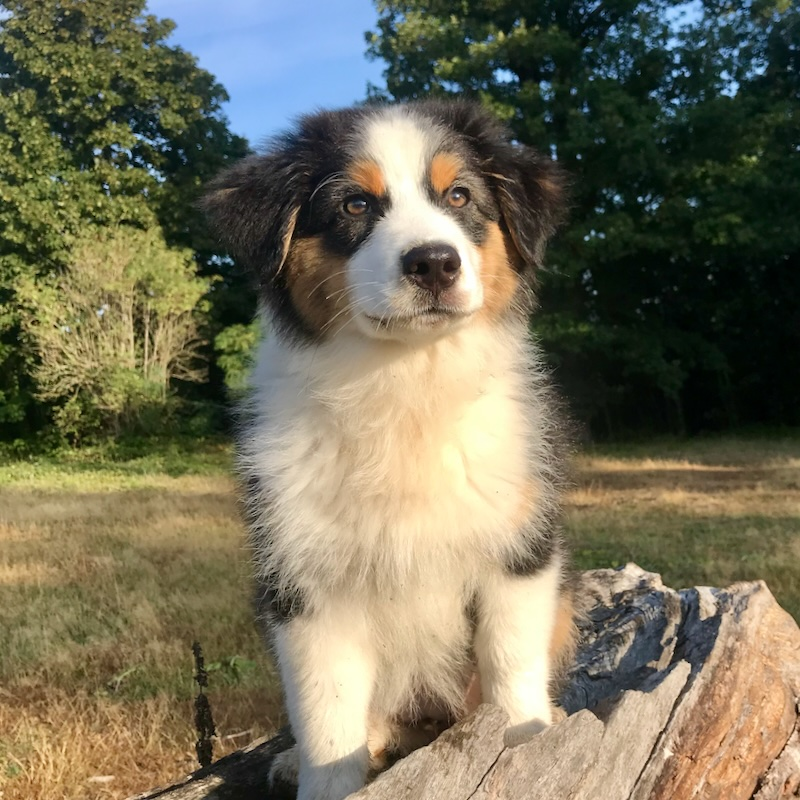
#> input picture archive/legacy_test_tools/img/pashmina.jpg, 800 x 800 px
$ python jpeg_upsample_detector.py --image ../legacy_test_tools/img/pashmina.jpg
#> lines starting #> are read from the running program, lines starting #| are printed output that depends on the picture
import argparse
from pathlib import Path
from typing import Dict, List, Tuple

import numpy as np
from PIL import Image
from scipy.fftpack import dct
from scipy.ndimage import convolve, median_filter, maximum_filter

try:
    from tqdm import tqdm
except ImportError:
    tqdm = None


# ============================================================
# Utilities
# ============================================================

IMAGE_EXTS = {".png", ".jpg", ".jpeg", ".bmp", ".tif", ".tiff"}
PERIOD = 8


def progress_iter(iterable, desc: str = ""):
    if tqdm is not None:
        return tqdm(iterable, desc=desc, ncols=90)
    return iterable


def crop_to_multiple_of_8(img: np.ndarray) -> np.ndarray:
    h, w = img.shape
    h8 = h - h % PERIOD
    w8 = w - w % PERIOD
    if h8 < PERIOD or w8 < PERIOD:
        raise ValueError(f"Image too small after crop-to-multiple-of-8: {w}x{h}")
    return img[:h8, :w8]


def load_grayscale_image(path: str, max_size: int = 512) -> np.ndarray:
    """
    Load image as grayscale float32 in [0, 255].

    This version uses TOP-LEFT crop, not center crop.
    It does not resize the image, so the detector itself does not introduce
    extra interpolation artifacts.
    """
    img = Image.open(path).convert("L")
    w, h = img.size

    crop_w = min(w, max_size)
    crop_h = min(h, max_size)
    crop_w = crop_w - crop_w % PERIOD
    crop_h = crop_h - crop_h % PERIOD

    if crop_w < PERIOD or crop_h < PERIOD:
        raise ValueError(f"Image too small after crop-to-multiple-of-8: {w}x{h}")

    # Top-left crop.
    img = img.crop((0, 0, crop_w, crop_h))
    return np.asarray(img).astype(np.float32)


def normalize_image(img: np.ndarray) -> np.ndarray:
    img = img.astype(np.float32)
    return (img - img.mean()) / (img.std() + 1e-8)


# ============================================================
# Basic maps
# ============================================================

def prediction_residual(img: np.ndarray) -> np.ndarray:
    """
    Simple prediction residual:
        r(x, y) = I(x, y) - mean of 4-neighborhood
    """
    kernel = np.array([
        [0.0, 0.25, 0.0],
        [0.25, 0.0, 0.25],
        [0.0, 0.25, 0.0],
    ], dtype=np.float32)
    pred = convolve(img, kernel, mode="reflect")
    return img - pred


def second_difference_energy(img: np.ndarray) -> float:
    img = img.astype(np.float32)
    dx2 = img[:, 2:] - 2 * img[:, 1:-1] + img[:, :-2]
    dy2 = img[2:, :] - 2 * img[1:-1, :] + img[:-2, :]
    return float(0.5 * (np.mean(np.abs(dx2)) + np.mean(np.abs(dy2))))


def second_difference_map(img: np.ndarray) -> np.ndarray:
    img = img.astype(np.float32)
    dx2 = np.zeros_like(img, dtype=np.float32)
    dy2 = np.zeros_like(img, dtype=np.float32)
    dx2[:, 1:-1] = np.abs(img[:, 2:] - 2 * img[:, 1:-1] + img[:, :-2])
    dy2[1:-1, :] = np.abs(img[2:, :] - 2 * img[1:-1, :] + img[:-2, :])
    return 0.5 * (dx2 + dy2)


def residual_autocorrelation_lag(residual: np.ndarray, lag: int) -> float:
    r = normalize_image(residual)
    vals = []
    if r.shape[1] > lag:
        vals.append(float(np.mean(r[:, :-lag] * r[:, lag:])))
    if r.shape[0] > lag:
        vals.append(float(np.mean(r[:-lag, :] * r[lag:, :])))
    return float(np.mean(vals)) if vals else 0.0


def phase8_statistics(arr: np.ndarray, prefix: str) -> Dict[str, float]:
    """
    Split pixels by (row mod 8, col mod 8), then compute phase imbalance.
    """
    arr = np.abs(arr.astype(np.float32))
    h, w = arr.shape
    h = h - h % PERIOD
    w = w - w % PERIOD

    if h < PERIOD or w < PERIOD:
        return {
            f"{prefix}_range_ratio": 0.0,
            f"{prefix}_min_ratio": 1.0,
        }

    arr = arr[:h, :w]
    phase_means = []

    for yy in range(PERIOD):
        for xx in range(PERIOD):
            vals = arr[yy::PERIOD, xx::PERIOD]
            if vals.size > 0:
                phase_means.append(float(vals.mean()))

    phase_means = np.array(phase_means, dtype=np.float32)
    mean_val = float(phase_means.mean()) + 1e-8
    return {
        f"{prefix}_range_ratio": float((phase_means.max() - phase_means.min()) / mean_val),
        f"{prefix}_min_ratio": float(phase_means.min() / mean_val),
    }


# ============================================================
# JPEG features
# ============================================================

def block_boundary_ratio(img: np.ndarray) -> float:
    """
    Ratio between 8-pixel block-boundary discontinuity and non-boundary
    discontinuity. JPEG tends to increase this ratio.
    """
    img = img.astype(np.float32)
    h, w = img.shape

    if w > 9:
        vertical_diff = np.abs(img[:, 1:] - img[:, :-1])
        cols = np.arange(1, w)
        boundary_cols = cols % PERIOD == 0
        non_boundary_cols = ~boundary_cols
        b_v = vertical_diff[:, boundary_cols].mean() if boundary_cols.any() else 0.0
        nb_v = vertical_diff[:, non_boundary_cols].mean() if non_boundary_cols.any() else 1e-8
    else:
        b_v, nb_v = 0.0, 1e-8

    if h > 9:
        horizontal_diff = np.abs(img[1:, :] - img[:-1, :])
        rows = np.arange(1, h)
        boundary_rows = rows % PERIOD == 0
        non_boundary_rows = ~boundary_rows
        b_h = horizontal_diff[boundary_rows, :].mean() if boundary_rows.any() else 0.0
        nb_h = horizontal_diff[non_boundary_rows, :].mean() if non_boundary_rows.any() else 1e-8
    else:
        b_h, nb_h = 0.0, 1e-8

    boundary = 0.5 * (b_v + b_h)
    non_boundary = 0.5 * (nb_v + nb_h)
    return float(boundary / (non_boundary + 1e-8))


def block_dct_8x8(img: np.ndarray) -> np.ndarray:
    img = crop_to_multiple_of_8(img)
    h, w = img.shape
    blocks = img.reshape(h // PERIOD, PERIOD, w // PERIOD, PERIOD)
    blocks = blocks.transpose(0, 2, 1, 3)
    coeffs = dct(dct(blocks, axis=2, norm="ortho"), axis=3, norm="ortho")
    return coeffs.astype(np.float32)


def dct_high_frequency_zero_ratio(coeffs: np.ndarray, zero_threshold: float = 1.0) -> float:
    hf_mask = np.zeros((PERIOD, PERIOD), dtype=bool)
    for u in range(PERIOD):
        for v in range(PERIOD):
            if u + v >= PERIOD:
                hf_mask[u, v] = True

    hf_coeffs = coeffs[:, :, hf_mask]
    return float(np.mean(np.abs(hf_coeffs) < zero_threshold))


def dct_histogram_comb_score(coeffs: np.ndarray, bins: int = 80) -> float:
    selected_positions = [
        (0, 1), (1, 0), (1, 1), (0, 2), (2, 0),
        (2, 1), (1, 2), (3, 0), (0, 3),
    ]

    scores = []
    for u, v in selected_positions:
        c = coeffs[:, :, u, v].ravel()
        lo, hi = np.percentile(c, [1, 99])
        if hi <= lo + 1e-8:
            continue

        hist, _ = np.histogram(c, bins=bins, range=(lo, hi))
        hist = hist.astype(np.float32)
        if hist.mean() <= 1e-8:
            continue

        second_diff = np.diff(hist, n=2)
        scores.append(float(np.mean(np.abs(second_diff)) / (hist.mean() + 1e-8)))

    return float(np.mean(scores)) if scores else 0.0


# ============================================================
# Bicubic upsample x8 features
# ============================================================

def bicubic_x8_interpolation_features(img: np.ndarray) -> Dict[str, float]:
    """
    Features matched to bicubic upsample x8.

    Bicubic upsampling does not make exact 8x8 repeated blocks. Instead it
    tends to produce interpolation smoothness, stronger short-lag correlation,
    phase-dependent statistics modulo 8, and reduced relative high-frequency
    energy.
    """
    img = crop_to_multiple_of_8(img.astype(np.float32))
    h, w = img.shape

    if h < PERIOD * 2 or w < PERIOD * 2:
        return {
            "bicubic_up_low_second_diff_energy": 0.0,
            "bicubic_up_residual_autocorr_lag1": 0.0,
            "bicubic_up_residual_autocorr_lag2": 0.0,
            "bicubic_up_residual_autocorr_lag4": 0.0,
            "bicubic_up_second_diff_phase8_range_ratio": 0.0,
            "bicubic_up_second_diff_phase8_min_ratio": 1.0,
            "bicubic_up_gradient_phase8_range_ratio": 0.0,
            "bicubic_up_high_freq_energy_ratio": 1.0,
        }

    residual = prediction_residual(img)
    d2 = second_difference_map(img)

    gx = np.zeros_like(img, dtype=np.float32)
    gy = np.zeros_like(img, dtype=np.float32)
    gx[:, 1:-1] = 0.5 * (img[:, 2:] - img[:, :-2])
    gy[1:-1, :] = 0.5 * (img[2:, :] - img[:-2, :])
    grad_mag = np.sqrt(gx * gx + gy * gy)

    second_phase = phase8_statistics(d2, prefix="bicubic_up_second_diff_phase8")
    grad_phase = phase8_statistics(grad_mag, prefix="bicubic_up_gradient_phase8")

    z = normalize_image(img)
    F = np.fft.fftshift(np.fft.fft2(z))
    power = np.abs(F) ** 2
    yy, xx = np.indices(power.shape)
    cy, cx = h // 2, w // 2
    rr = np.sqrt((yy - cy) ** 2 + (xx - cx) ** 2)
    max_r = np.sqrt(cy ** 2 + cx ** 2) + 1e-8
    high_mask = rr > 0.35 * max_r
    high_freq_ratio = float(power[high_mask].sum() / (power.sum() + 1e-8))

    return {
        "bicubic_up_low_second_diff_energy": second_difference_energy(img),
        "bicubic_up_residual_autocorr_lag1": residual_autocorrelation_lag(residual, 1),
        "bicubic_up_residual_autocorr_lag2": residual_autocorrelation_lag(residual, 2),
        "bicubic_up_residual_autocorr_lag4": residual_autocorrelation_lag(residual, 4),
        "bicubic_up_second_diff_phase8_range_ratio": second_phase["bicubic_up_second_diff_phase8_range_ratio"],
        "bicubic_up_second_diff_phase8_min_ratio": second_phase["bicubic_up_second_diff_phase8_min_ratio"],
        "bicubic_up_gradient_phase8_range_ratio": grad_phase["bicubic_up_gradient_phase8_range_ratio"],
        "bicubic_up_high_freq_energy_ratio": high_freq_ratio,
    }


# ============================================================
# Generic periodic resampling features
# ============================================================

def prediction_error_phase8_features(residual: np.ndarray) -> Dict[str, float]:
    return phase8_statistics(np.abs(residual), prefix="prediction_error_phase8")


def second_diff_phase8_features(img: np.ndarray) -> Dict[str, float]:
    d2 = second_difference_map(img)
    return phase8_statistics(d2, prefix="second_diff_phase8")


def get_8_periodic_peak_positions(shape: Tuple[int, int]) -> List[Tuple[int, int]]:
    h, w = shape
    cy, cx = h // 2, w // 2
    dx = max(1, w // PERIOD)
    dy = max(1, h // PERIOD)

    candidates = [
        (cy, cx + dx), (cy, cx - dx),
        (cy + dy, cx), (cy - dy, cx),
        (cy, cx + 2 * dx), (cy, cx - 2 * dx),
        (cy + 2 * dy, cx), (cy - 2 * dy, cx),
    ]

    return [(y, x) for y, x in candidates if 0 <= y < h and 0 <= x < w]


def non_jpeg_periodic_peak_features(S_norm: np.ndarray) -> Dict[str, float]:
    """
    Count significant FFT peaks after suppressing common JPEG period-8 positions.
    """
    S = S_norm.astype(np.float32)
    h, w = S.shape
    cy, cx = h // 2, w // 2
    exclude_radius = 6
    local_size = 5
    threshold_std = 2.5

    mask = np.ones_like(S, dtype=bool)

    y0 = max(0, cy - exclude_radius)
    y1 = min(h, cy + exclude_radius + 1)
    x0 = max(0, cx - exclude_radius)
    x1 = min(w, cx + exclude_radius + 1)
    mask[y0:y1, x0:x1] = False

    for y, x in get_8_periodic_peak_positions(S.shape):
        y0 = max(0, y - exclude_radius)
        y1 = min(h, y + exclude_radius + 1)
        x0 = max(0, x - exclude_radius)
        x1 = min(w, x + exclude_radius + 1)
        mask[y0:y1, x0:x1] = False

    valid = S[mask]
    if valid.size == 0:
        return {
            "non_jpeg_periodic_peak_count": 0.0,
            "non_jpeg_periodic_peak_strength": 0.0,
        }

    threshold = float(valid.mean() + threshold_std * (valid.std() + 1e-8))
    local_max = S == maximum_filter(S, size=local_size, mode="reflect")
    peak_mask = mask & local_max & (S > threshold)

    peak_values = S[peak_mask]
    peak_count = int(peak_values.size)
    norm_area = max(float(h * w) / 10000.0, 1.0)
    normalized_count = float(peak_count / norm_area)
    strength = float(np.mean(peak_values - threshold)) if peak_count > 0 else 0.0

    return {
        "non_jpeg_periodic_peak_count": normalized_count,
        "non_jpeg_periodic_peak_strength": strength,
    }


def log_fft_spectrum(img: np.ndarray) -> np.ndarray:
    F = np.fft.fftshift(np.fft.fft2(img))
    return np.log1p(np.abs(F)).astype(np.float32)


def locally_normalize_spectrum(S: np.ndarray, size: int = 31) -> np.ndarray:
    bg = median_filter(S, size=size, mode="reflect")
    return S - bg


# ============================================================
# Feature extraction
# ============================================================

def extract_features(img: np.ndarray, show_progress: bool = False) -> Dict[str, float]:
    steps = progress_iter(range(5), desc="Feature extraction") if show_progress else range(5)
    step_iter = iter(steps)

    next(step_iter)
    img = crop_to_multiple_of_8(img)

    next(step_iter)
    residual = prediction_residual(img)

    next(step_iter)
    S_norm = locally_normalize_spectrum(log_fft_spectrum(residual))

    next(step_iter)
    coeffs = block_dct_8x8(img)

    next(step_iter)
    features = {
        # JPEG features.
        "block_boundary_ratio": block_boundary_ratio(img),
        "dct_hf_zero_ratio": dct_high_frequency_zero_ratio(coeffs),
        "dct_comb_score": dct_histogram_comb_score(coeffs),

        # Generic resampling features.
        "residual_autocorr_lag1": residual_autocorrelation_lag(residual, 1),
        "residual_autocorr_lag2": residual_autocorrelation_lag(residual, 2),
        "residual_autocorr_lag4": residual_autocorrelation_lag(residual, 4),
        "second_diff_energy": second_difference_energy(img),
    }

    features.update(prediction_error_phase8_features(residual))
    features.update(second_diff_phase8_features(img))
    features.update(non_jpeg_periodic_peak_features(S_norm))
    features.update(bicubic_x8_interpolation_features(img))

    return features


# ============================================================
# Null hypothesis and a-contrario scoring
# ============================================================

def phase_randomized_surrogate(img: np.ndarray, rng: np.random.Generator) -> np.ndarray:
    img = img.astype(np.float32)
    mean = img.mean()
    std = img.std() + 1e-8

    F = np.fft.fft2(img)
    magnitude = np.abs(F)
    random_phase = rng.uniform(-np.pi, np.pi, size=img.shape)
    F_random = magnitude * np.exp(1j * random_phase)
    surrogate = np.real(np.fft.ifft2(F_random))

    surrogate = (surrogate - surrogate.mean()) / (surrogate.std() + 1e-8)
    surrogate = surrogate * std + mean
    return np.clip(surrogate, 0, 255).astype(np.float32)


def build_null_features_from_surrogates(
    img: np.ndarray,
    num_surrogates: int = 64,
    seed: int = 0
) -> List[Dict[str, float]]:
    rng = np.random.default_rng(seed)
    null_features = []
    for _ in progress_iter(range(num_surrogates), desc="Surrogate null samples"):
        surr = phase_randomized_surrogate(img, rng)
        null_features.append(extract_features(surr, show_progress=False))
    return null_features


# [34 lines left out: functions build_null_features_from_directory, empirical_p_value, not called in this run]


def compute_nfa(observed: float, null_values: np.ndarray, tail: str, n_tests: int) -> Tuple[float, float]:
    p = empirical_p_value(observed, null_values, tail)
    return p, float(n_tests * p)


def nfa_to_score(nfa: float) -> float:
    nfa = max(float(nfa), 1e-300)
    return 0.0 if nfa >= 1.0 else float(-np.log10(nfa))


# ============================================================
# Classification
# ============================================================

JPEG_FEATURES = {
    "block_boundary_ratio": {"tail": "upper", "weight": 1.6, "description": "8x8 block boundary discontinuity"},
    "dct_hf_zero_ratio": {"tail": "upper", "weight": 1.8, "description": "high-frequency DCT zero ratio"},
    "dct_comb_score": {"tail": "upper", "weight": 1.6, "description": "DCT histogram comb-like quantization pattern"},
}

GENERIC_RESAMPLE_FEATURES = {
    "residual_autocorr_lag1": {"tail": "upper", "weight": 0.3, "description": "short-range residual autocorrelation"},
    "residual_autocorr_lag2": {"tail": "upper", "weight": 0.4, "description": "lag-2 residual autocorrelation"},
    "residual_autocorr_lag4": {"tail": "upper", "weight": 0.6, "description": "lag-4 residual autocorrelation"},
    "second_diff_energy": {"tail": "lower", "weight": 1.2, "description": "low second-difference energy"},
    "prediction_error_phase8_range_ratio": {"tail": "upper", "weight": 1.8, "description": "phase-8 prediction-error range"},
    "prediction_error_phase8_min_ratio": {"tail": "lower", "weight": 1.2, "description": "unusually smooth prediction-error phase"},
    "second_diff_phase8_range_ratio": {"tail": "upper", "weight": 1.8, "description": "phase-8 second-difference range"},
    "second_diff_phase8_min_ratio": {"tail": "lower", "weight": 1.2, "description": "unusually smooth second-difference phase"},
    "non_jpeg_periodic_peak_count": {"tail": "upper", "weight": 1.2, "description": "periodic FFT peaks outside JPEG grid"},
    "non_jpeg_periodic_peak_strength": {"tail": "upper", "weight": 1.0, "description": "strength of non-JPEG periodic FFT peaks"},
}

UPSAMPLE_X8_FEATURES = {
    "bicubic_up_low_second_diff_energy": {"tail": "lower", "weight": 1.4, "description": "bicubic interpolation smoothness"},
    "bicubic_up_residual_autocorr_lag1": {"tail": "upper", "weight": 0.8, "description": "bicubic lag-1 residual correlation"},
    "bicubic_up_residual_autocorr_lag2": {"tail": "upper", "weight": 0.7, "description": "bicubic lag-2 residual correlation"},
    "bicubic_up_residual_autocorr_lag4": {"tail": "upper", "weight": 0.6, "description": "bicubic lag-4 residual correlation"},
    "bicubic_up_second_diff_phase8_range_ratio": {"tail": "upper", "weight": 1.6, "description": "period-8 second-difference imbalance"},
    "bicubic_up_second_diff_phase8_min_ratio": {"tail": "lower", "weight": 1.2, "description": "smooth second-difference phase"},
    "bicubic_up_gradient_phase8_range_ratio": {"tail": "upper", "weight": 1.2, "description": "period-8 gradient imbalance"},
    "bicubic_up_high_freq_energy_ratio": {"tail": "lower", "weight": 1.2, "description": "reduced high-frequency energy"},
}

UPSAMPLE_CORE_FEATURES = [
    "bicubic_up_low_second_diff_energy",
    "bicubic_up_second_diff_phase8_range_ratio",
    "bicubic_up_second_diff_phase8_min_ratio",
    "bicubic_up_gradient_phase8_range_ratio",
    "bicubic_up_high_freq_energy_ratio",
]


# [136 lines left out: functions score_feature_group, classify_features, print_report, not called in this run]


def main():
    parser = argparse.ArgumentParser(
        description="A contrario detector for JPEG compression vs bicubic upsample x8."
    )

    parser.add_argument("--image", type=str, required=True)
    parser.add_argument("--null_dir", type=str, default=None)
    parser.add_argument("--num_surrogates", type=int, default=64)
    parser.add_argument("--max_size", type=int, default=512)
    parser.add_argument("--max_null_images", type=int, default=30)
    parser.add_argument("--theta_jpeg", type=float, default=3.0)
    parser.add_argument("--theta_resample", type=float, default=3.0)
    parser.add_argument("--delta", type=float, default=2.0)

    args = parser.parse_args()

    img = load_grayscale_image(args.image, max_size=args.max_size)
#> in load_grayscale_image, `img = Image.open(path).convert("L")`:
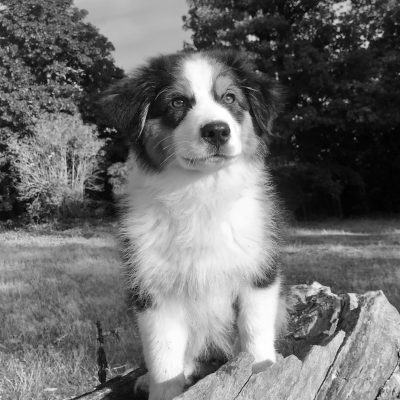
#> img: PIL image 800x800 L (shown at 1/2 size); min 0, max 255, mean 111
#> in load_grayscale_image, `img = img.crop((0, 0, crop_w, crop_h))`:
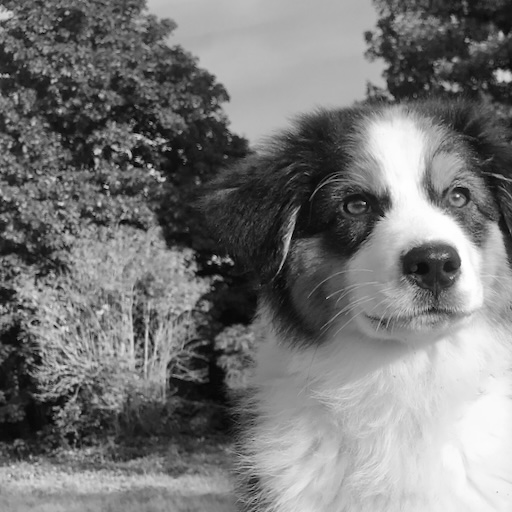
#> img: PIL image 512x512 L; min 0, max 255, mean 119.7
    img = crop_to_multiple_of_8(img)

    print(f"[Info] Loaded image after top-left crop: {img.shape[1]}x{img.shape[0]}")
#| [Info] Loaded image after top-left crop: 512x512
    print("[Info] Extracting observed features...")
    observed_features = extract_features(img, show_progress=True)
#> in prediction_residual, `return img - pred`:
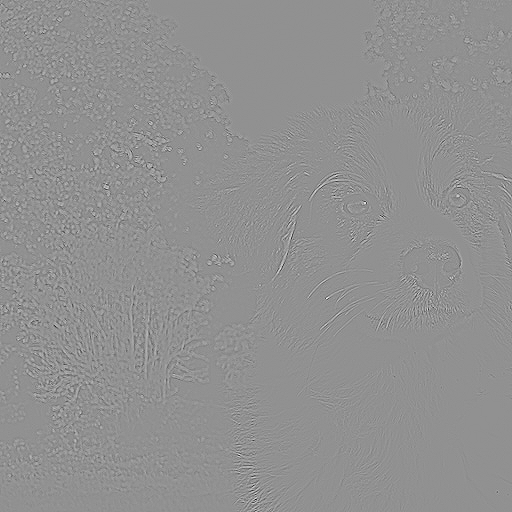
#> returned value: shape (512, 512) float32; min -92.5, max 70, mean 0; drawn with min black and max white
#> in log_fft_spectrum, `return np.log1p(np.abs(F)).astype(np.float32)`:
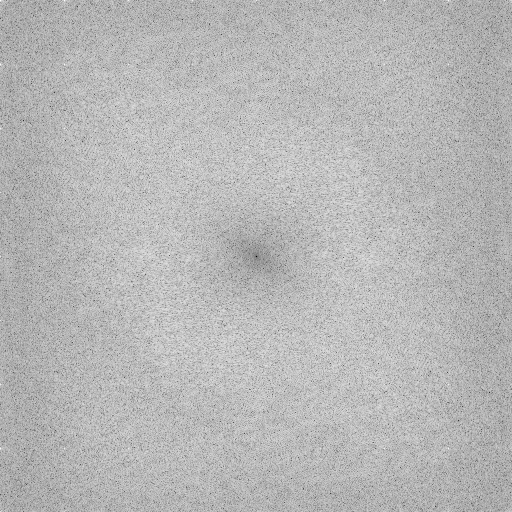
#> returned value: shape (512, 512) float32; min 0, max 10.51, mean 7.56; drawn with min black and max white
#> in locally_normalize_spectrum, `bg = median_filter(S, size=size, mode="reflect")`:
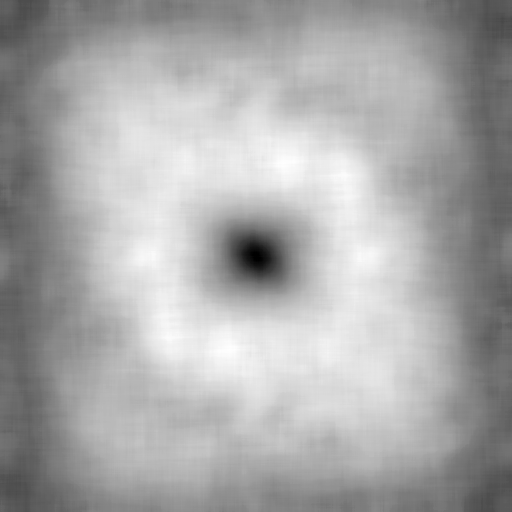
#> bg: shape (512, 512) float32; min 6.52, max 8.24, mean 7.66; drawn with min black and max white
#> (the rest of the program and of its run is left out)
